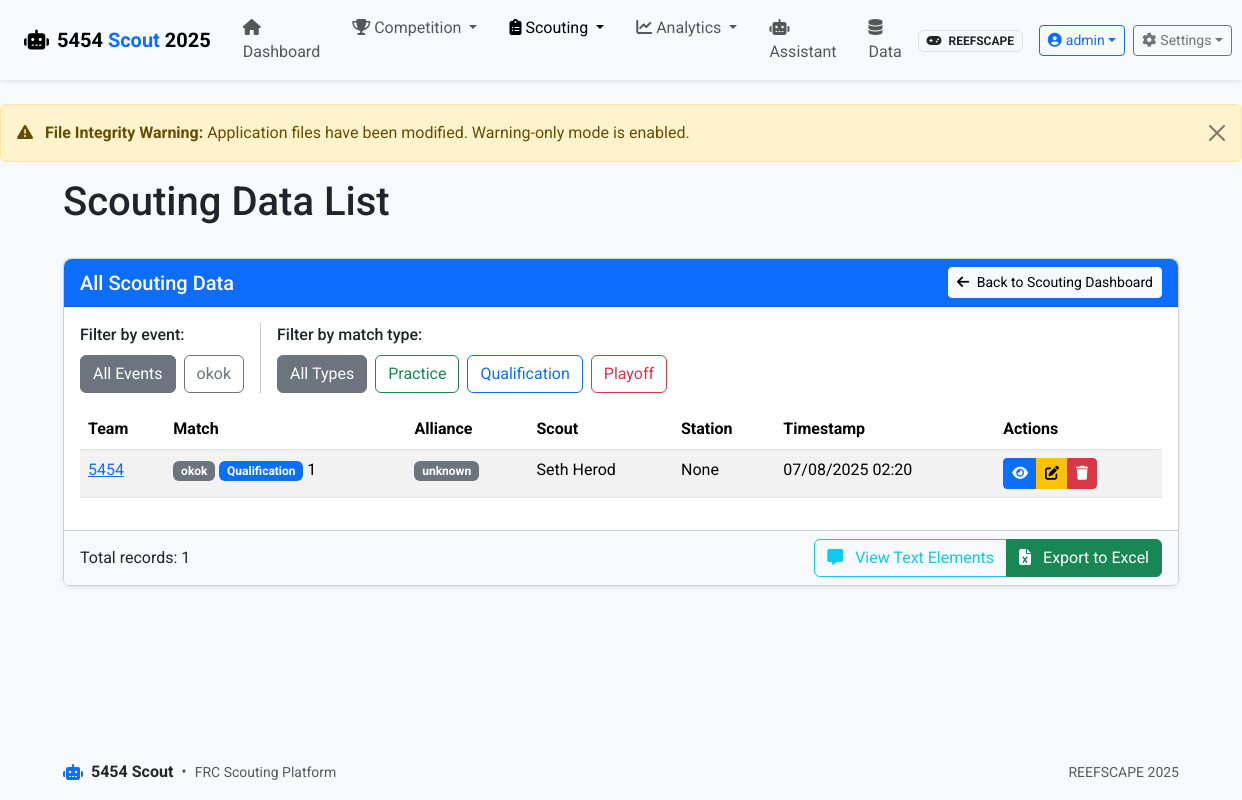
The page /scouting/list (signed in) on the database as committed earlier.
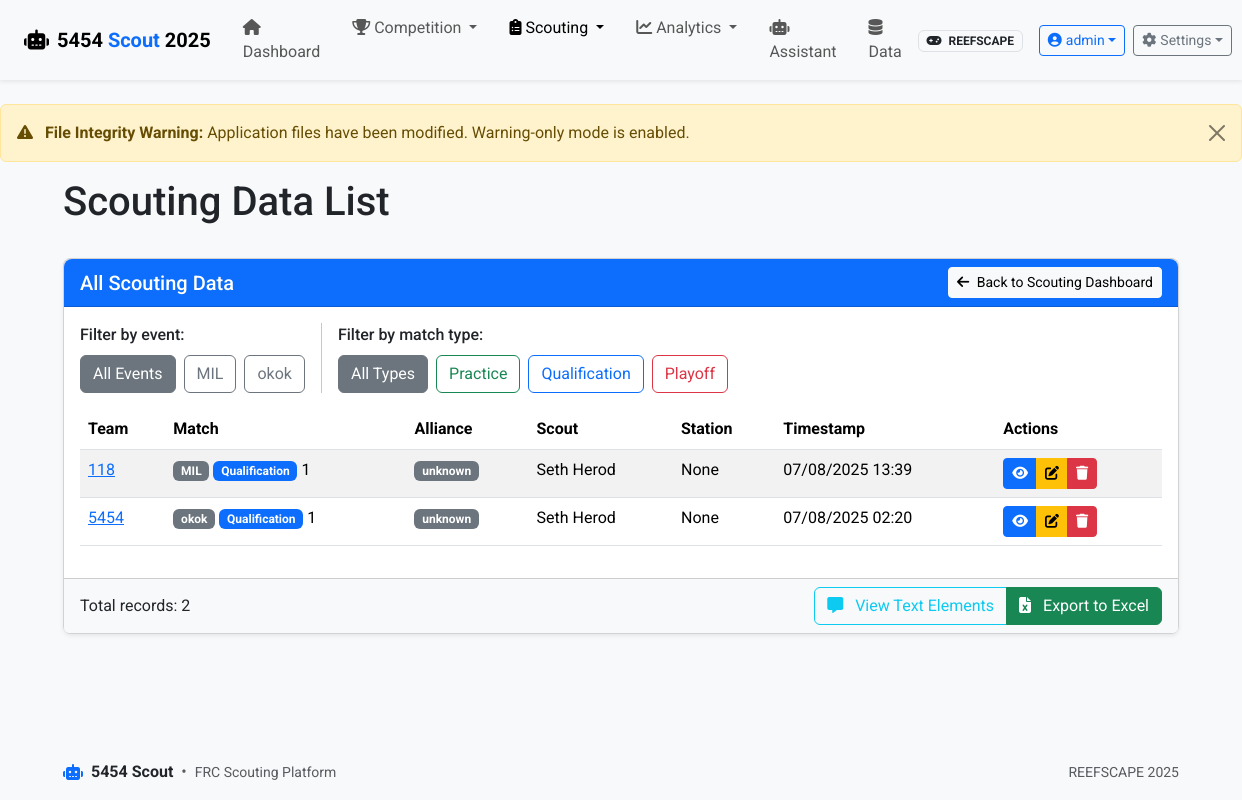
The same page on the database as committed later.
### app/models.py (models this page shows, shortened)
class Event(db.Model):
    id = db.Column(db.Integer, primary_key=True)
    name = db.Column(db.String(100), nullable=False)
    code = db.Column(db.String(20), unique=True)  # Event code like "CALA" or "NYRO"
    location = db.Column(db.String(100))
    start_date = db.Column(db.Date)
    end_date = db.Column(db.Date)
    year = db.Column(db.Integer, nullable=False)
    matches = db.relationship('Match', backref='event', lazy=True)

class ScoutingData(db.Model):
    id = db.Column(db.Integer, primary_key=True)
    match_id = db.Column(db.Integer, db.ForeignKey('match.id'), nullable=False)
    team_id = db.Column(db.Integer, db.ForeignKey('team.id'), nullable=False)
    scout_name = db.Column(db.String(50))
    scouting_station = db.Column(db.Integer)
    timestamp = db.Column(db.DateTime, default=datetime.utcnow)
    alliance = db.Column(db.String(10))  # 'red' or 'blue'
    data_json = db.Column(db.Text, nullable=False)  # JSON data based on game config
    @property
    def data(self):
        """Get data as a Python dictionary"""
        return json.loads(self.data_json)
    @data.setter
    def data(self, value):
        """Store data as JSON string"""
        self.data_json = json.dumps(value)

class Team(db.Model):
    id = db.Column(db.Integer, primary_key=True)
    team_number = db.Column(db.Integer, unique=True, nullable=False)
    team_name = db.Column(db.String(100))
    location = db.Column(db.String(100))
    scouting_data = db.relationship('ScoutingData', backref='team', lazy=True)
    events = db.relationship('Event', secondary=team_event, lazy='subquery',
                           backref=db.backref('teams', lazy=True))

class Match(db.Model):
    id = db.Column(db.Integer, primary_key=True)
    match_number = db.Column(db.Integer, nullable=False)
    match_type = db.Column(db.String(20), nullable=False)
    event_id = db.Column(db.Integer, db.ForeignKey('event.id'), nullable=False)
    red_alliance = db.Column(db.String(50))  # Comma-separated team numbers
    blue_alliance = db.Column(db.String(50))  # Comma-separated team numbers
    red_score = db.Column(db.Integer)
    blue_score = db.Column(db.Integer)
    winner = db.Column(db.String(10))  # 'red', 'blue', or 'tie'
    timestamp = db.Column(db.DateTime, default=datetime.utcnow)
    scouting_data = db.relationship('ScoutingData', backref='match', lazy=True)

### app/routes/scouting.py (the view)
@bp.route('/list')
@login_required
def list_data():
    if current_user.has_role('scout') and not current_user.has_role('analytics') and not current_user.has_role('admin'):
        flash('Access to the full scouting data list is restricted. Please contact an administrator for assistance.', 'warning')
        return redirect(url_for('scouting.index'))
    scouting_data = (ScoutingData.query
                     .join(Match)
                     .join(Event)
                     .join(Team)
                     .order_by(ScoutingData.timestamp.desc())
                     .all())
    events = (Event.query
             .join(Match)
             .join(ScoutingData)
             .distinct()
             .order_by(Event.name)
             .all())
    return render_template('scouting/list.html',
                         scouting_data=scouting_data,
                         events=events)

### app/models.py (called while the page is built)
    def has_role(self, role_name):
        return any(role.name == role_name for role in self.roles)

### app/routes/auth.py (called while the page is built)
@bp.app_context_processor
def inject_auth_vars():
    return {
        'current_user': current_user,
        'user_has_role': lambda role: current_user.is_authenticated and current_user.has_role(role)
    }

### run.py (called while the page is built)
@app.before_request
def check_first_run():
    if not User.query.first() and request.path != '/auth/login':
        flash('Database is being initialized. Please wait...', 'info')
        return redirect(url_for('auth.login'))

### app/templates/scouting/list.html (shortened to what the changed rows need)
{% extends 'base.html' %}
{% block heading %}Scouting Data List{% endblock %}
{% block content %}
<div class="card">
    <div class="card-body">
        {% if scouting_data %}        <div class="d-flex gap-3 mb-3">
            <div>
                <div class="d-flex gap-2">
                    <button type="button" class="btn btn-outline-secondary event-filter-btn active" data-filter="all">All Events</button>
                    {% for event in events %}
                    <button type="button" class="btn btn-outline-secondary event-filter-btn" data-filter="{{ event.code }}">{{ event.code }}</button>
                    {% endfor %}
                </div>
            </div>
        </div>
        <div class="table-responsive">
            <table class="table table-striped table-hover">
                <thead>
                    <tr>
                        <th>Team</th>
                        <th>Match</th>
                        <th>Alliance</th>
                        <th>Scout</th>
                        <th>Station</th>
                        <th>Timestamp</th>
                        <th>Actions</th>
                    </tr>
                </thead>
                <tbody>
                    {% for data in scouting_data %}
                    <tr>
                        <td>
                            <a href="{{ url_for('teams.view', team_number=data.team.team_number) }}">
                                {{ data.team.team_number }}
                            </a>
                        </td>                        <td>
                            <span class="badge bg-secondary">{{ data.match.event.code }}</span>
                            <span class="badge {% if data.match.match_type == 'Qualification' %}bg-primary{% elif data.match.match_type == 'Playoff' %}bg-danger{% elif data.match.match_type == 'Practice' %}bg-success{% else %}bg-secondary{% endif %}">
                                {{ data.match.match_type }}
                            </span>
                            {{ data.match.match_number }}
                        </td>
                        <td>
                            <span class="badge {% if data.alliance == 'red' %}bg-danger{% elif data.alliance == 'blue' %}bg-primary{% else %}bg-secondary{% endif %}">
                                {{ data.alliance }}
                            </span>
                        </td>
                        <td>{{ data.scout_name }}</td>
                        <td>{{ data.scouting_station }}</td>
                        <td>{{ data.timestamp.strftime('%m/%d/%Y %H:%M') }}</td>
                        <td>
                            <div class="btn-group" role="group">
                                <a href="{{ url_for('scouting.view_data', id=data.id) }}" class="btn btn-sm btn-primary" title="View">
                                    <i class="fas fa-eye"></i>
                                </a>
                                <a href="{{ url_for('scouting.scouting_form', team_id=data.team_id, match_id=data.match_id) }}" class="btn btn-sm btn-warning" title="Edit">
                                    <i class="fas fa-edit"></i>
                                </a>
                                <button type="button" class="btn btn-sm btn-danger" title="Delete"
                                        data-bs-toggle="modal" data-bs-target="#deleteModal{{ data.id }}">
                                    <i class="fas fa-trash"></i>
                                </button>
                            </div>
                        </td>
                    </tr>
                    {% endfor %}
                </tbody>
            </table>
        </div>
        {% else %}
        <div class="alert alert-info text-center">
            <i class="fas fa-info-circle me-2"></i> No scouting data available yet.
        </div>
        {% endif %}
    </div>
    {% if scouting_data %}
    <div class="card-footer bg-light">
        <div class="d-flex justify-content-between align-items-center">
            <span>Total records: {{ scouting_data|length }}</span>
            <div class="btn-group" role="group">
                <a href="{{ url_for('scouting.view_text_elements') }}" class="btn btn-outline-info">
                    <i class="fas fa-comment-alt me-2"></i> View Text Elements
                </a>
                <a href="{{ url_for('data.export_excel') }}" class="btn btn-success">
                    <i class="fas fa-file-excel me-2"></i> Export to Excel
                </a>
            </div>
        </div>
    </div>
    {% endif %}
</div>
{% endblock %}

Rows that differ between the two databases and show on the page:
added Event: code "MIL"
added ScoutingData: team.team_number "118", match.event.code "MIL", match.match_type "Qualification", match.match_number "1", alliance "unknown", scout_name "Seth Herod", scouting_station "None", timestamp "07/08/2025 13:39"
Other text that changed with them:
{{ scouting_data|length }}: "1" → "2"
